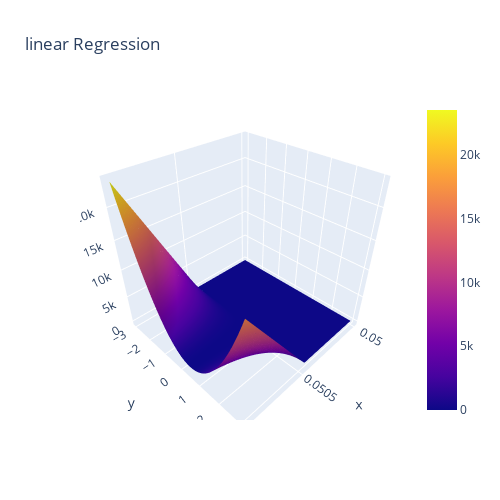

Notebook code cell kept with this figure:
### Code cell
z = surf.values
#sh_0,sh_1= z.shape
x,y = surf['slpe'],surf['intrcpt']
#x,y = np.linspace(0,1,sh_0),np.linspace(0,1,sh_0)
fig = go.Figure(data=[go.Surface(z=z,x=x,y=y)])
fig.update_layout(title="linear Regression", autosize=False,width=500,height=500)
fig.show()

### Figure 1 — Plotly figure (JSON) as saved in the notebook; plotly's stock layout.template omitted (floating-point values rounded to 4 significant figures; data arrays with more than 128 entries replaced by an {"elided": "..."} marker saying what was removed)
{"data": [{"type": "surface", "x": {"elided": "1000 float values"}, "y": {"elided": "1000 float values"}, "z": {"elided": "1000x3 float values"}}], "layout": {"autosize": false, "height": 500, "title": {"text": "linear Regression"}, "width": 500}}
